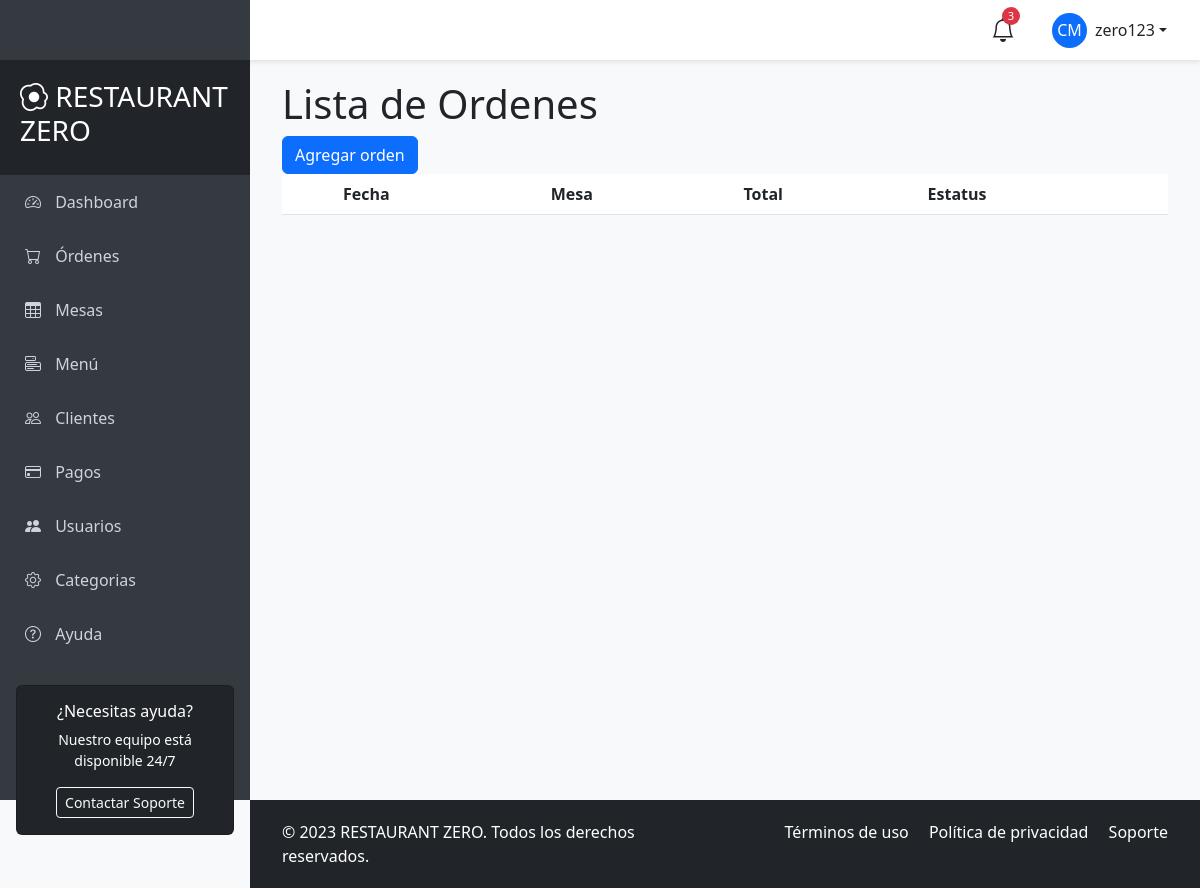
The page /ordenes/ordenes/ (signed in) on the database as committed earlier.
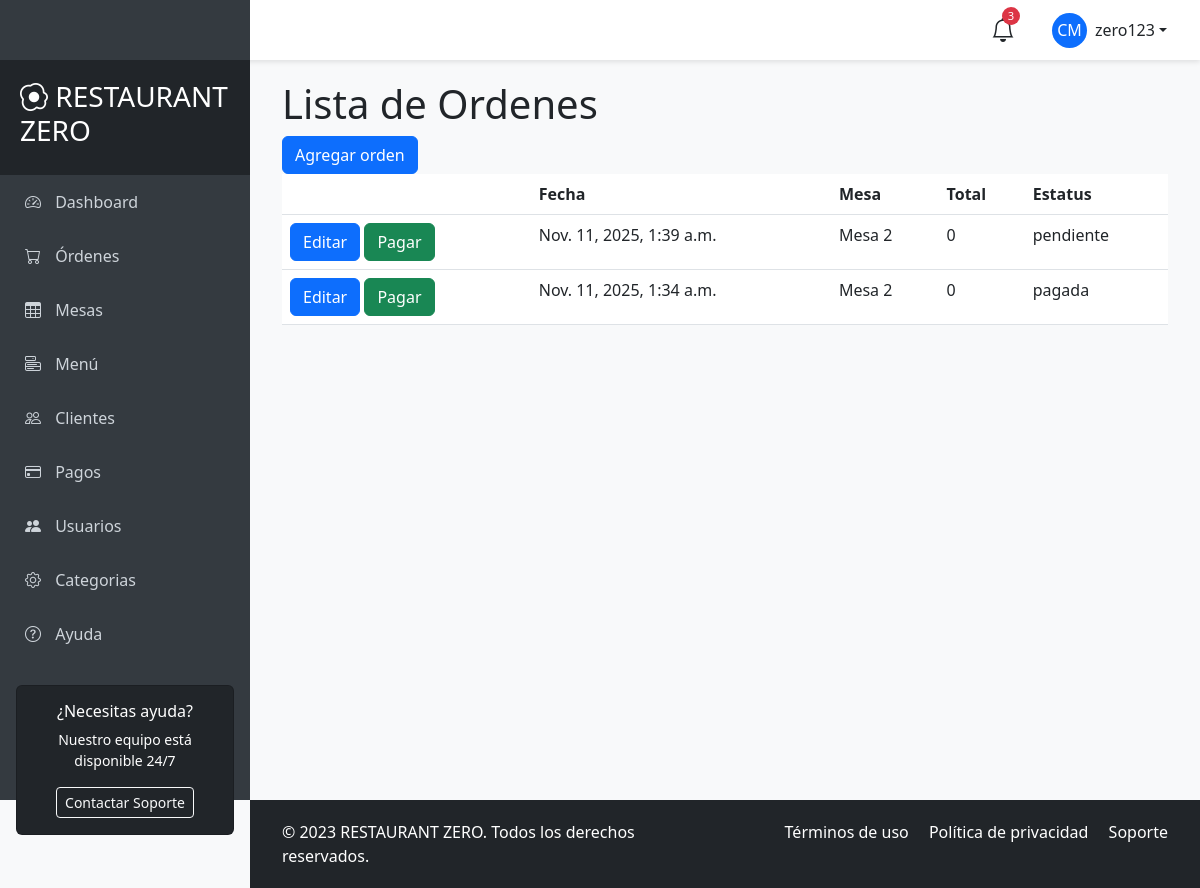
The same page on the database as committed later.
### apps/ordenes/models.py (models this page shows, shortened)
class Orden(models.Model):
    empleado = models.ForeignKey(AppUser, on_delete=models.CASCADE, related_name='ordenes')
    mesa = models.ForeignKey(Mesa, on_delete=models.CASCADE, related_name='ordenes')
    fecha_hora = models.DateTimeField(auto_now_add=True)
    estatus = models.CharField(max_length=50, default='pendiente')
    @property
    def total(self):
        detalles = self.detalles.all()
        return sum(detalle.subtotal for detalle in detalles)

class Mesa(models.Model):
    nombre = models.CharField(max_length=100, null=False)
    capacidad = models.IntegerField(null=False)
    estado = models.ForeignKey(MesaEstado, on_delete=models.CASCADE, related_name='mesas_estado')

### apps/ordenes/views.py (the view)
# urls.py: path('ordenes/', views.OrdenListView.as_view(), name='ordenes_list'),
class OrdenListView(LoginRequiredMixin, ListView):
    model = Orden
    template_name = 'ordenes/ordenes_list.html'
    context_object_name = 'ordenes'
    ordering = ['-fecha_hora']

### templates/ordenes/ordenes_list.html
{% extends 'main/base_user.html' %}
{% block content %}
<h1>Lista de Ordenes</h1>
<a class="btn btn-primary" href="{% url 'ordenes:ordenes_create' %}">Agregar orden</a>
<table class="table">
    <thead>
        <tr>
            <th></th>
            <th>Fecha</th>
            <th>Mesa</th>
            <th>Total</th>
            <th>Estatus</th>
        </tr>
    </thead>
    <tbody>
        {% for orden in ordenes %}
        <tr>
            <td>
                <a class="btn btn-primary" href="{% url 'ordenes:ordenes_detalle_list' orden.pk %}">Editar</a>
                <a class="btn btn-success" href="{% url 'ordenes:ordenes_pagar' orden.pk %}">Pagar</a>
            </td>
            <td>{{orden.fecha_hora}}</td>
            <td>{{orden.mesa.nombre}}</td>
            <td>{{orden.total}}</td>
            <td>{{orden.estatus}}</td>
        </tr>
        {% endfor %}
    </tbody>
</table>
{% endblock %}

Rows that differ between the two databases and show on the page:
added Orden: fecha_hora "Nov. 11, 2025, 1:39 a.m.", mesa.nombre "Mesa 2", total "0", estatus "pendiente"
added Orden: fecha_hora "Nov. 11, 2025, 1:34 a.m.", mesa.nombre "Mesa 2", total "0", estatus "pagada"
